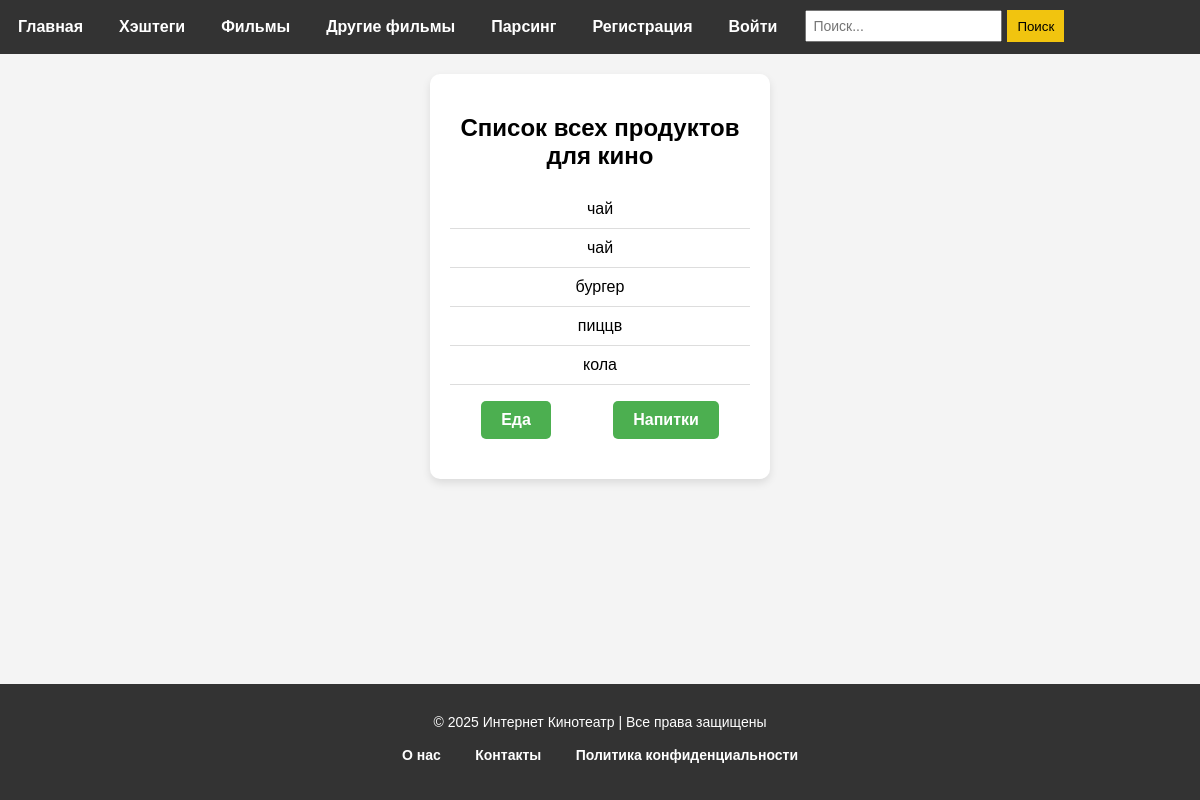
Screenshot of /tags/all_proucts/ with the database file from the repository.
### tags/models.py (models this page shows, shortened)
class Product(models.Model):
    product_name = models.CharField(max_length=100,verbose_name='Укажите продукт')
    tags = models.ManyToManyField(Tag)

### tags/views.py (the view)
# urls.py: path('all_proucts/', views.all_products_view, name='all_product'),
def all_products_view(request):
    all_products = models.Product.objects.all().order_by('-id')
    context = {
        'all_products': all_products,
    }
    return render(request, 'tags/all_products.html', context)

### templates/tags/all_products.html (shortened to what this page needs)
{% load static %}
<!DOCTYPE html>
<html lang="ru">
<head>
    <link rel="stylesheet" href=" {% static 'css/header_and_footer/menu.css'%}">
    <link rel="stylesheet" href=" {% static 'css/film_and_film_detail/cards.css'%}">
    <link rel="stylesheet" href=" {% static 'css/header_and_footer/footer.css'%}">
    <link rel="stylesheet" href=" {% static 'css/tags/all_products.css'%}">
</head>
<body>
{% include 'components/header.html' %}
<section class="cards">
<div class="card">
        <h2>Список всех продуктов для кино</h2>
        <ul class="product-list">
           {%for i in all_products%}
            <li>{{i.product_name}}</li>
            {% endfor %}
        </ul>
          <div class="buttons">
            <a href="meals.html" class="btn">Еда</a>
            <a href="drinks.html" class="btn">Напитки</a>
        </div>
    </div>
</section>
{% include 'components/footer.html' %}
</body>
</html>

### static/css/header_and_footer/menu.css (style rules this page uses)
body { font-family: Arial, sans-serif; margin: 0; padding: 0; background-color: #f4f4f4; }

### static/css/film_and_film_detail/cards.css (style rules this page uses)
.cards { display: flex; flex-wrap: wrap; gap: 20px; justify-content: space-around; padding: 20px; }
.card { background-color: #fff; border-radius: 8px; box-shadow: 0 4px 8px rgba(0, 0, 0, 0.1); width: 200px; text-align: center; padding: 10px; transition: transform 0.3s; }
a { text-decoration: none; cursor: pointer; color: black; font-weight: bold; }

### static/css/header_and_footer/footer.css (style rules this page uses)
html, body { height: 100%; margin: 0; padding: 0; }
body { display: flex; flex-direction: column; }

### static/css/tags/all_products.css (style rules this page uses)
.card { background-color: #fff; width: 300px; padding: 20px; border-radius: 10px; box-shadow: 0 4px 8px rgba(0, 0, 0, 0.1); text-align: center; }
.card h2 { margin-bottom: 20px; font-size: 24px; }
.buttons { display: flex; justify-content: space-around; margin-bottom: 20px; }
.btn { padding: 10px 20px; background-color: #4CAF50; color: #fff; text-decoration: none; border-radius: 5px; font-weight: bold; transition: background-color 0.3s; }
.product-list { list-style-type: none; padding: 0; }
.product-list li { padding: 10px 0; border-bottom: 1px solid #ddd; }

### rows the page displays
Product: product_name "чай"
Product: product_name "чай"
Product: product_name "бургер"
Product: product_name "пиццв"
Product: product_name "кола"
